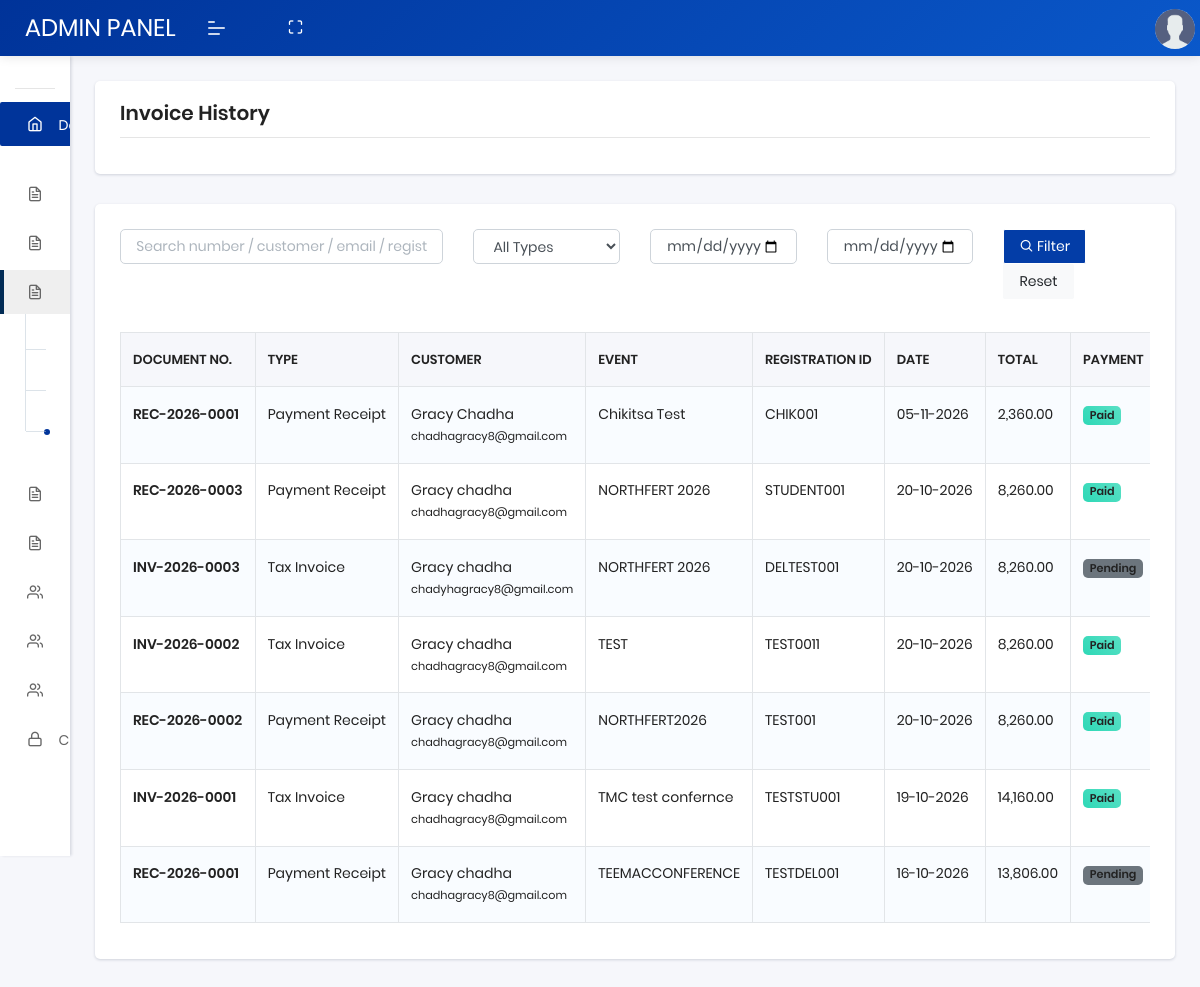
The page /manage-invoices.php (signed in) on the database its author committed.
### tables this page shows
CREATE TABLE `invoices` (
  `id` int(11) NOT NULL,
  `document_number` varchar(50) NOT NULL,
  `document_type` enum('invoice','receipt') NOT NULL DEFAULT 'invoice',
  `company_profile_id` int(11) DEFAULT NULL,
  `document_date` date NOT NULL,
  `company_snapshot` longtext DEFAULT NULL COMMENT 'JSON snapshot of company profile',
  `customer_name` varchar(200) NOT NULL,
  `customer_email` varchar(150) DEFAULT NULL,
  `customer_contact` varchar(30) DEFAULT NULL,
  `billing_address` varchar(255) DEFAULT NULL,
  `customer_category` varchar(100) DEFAULT NULL,
  `event_name` varchar(255) DEFAULT NULL,
  `registration_id` varchar(100) DEFAULT NULL,
  `payment_reference` varchar(100) DEFAULT NULL,
  `payment_mode` varchar(50) DEFAULT NULL,
  `utr_reference` varchar(100) DEFAULT NULL,
  `subtotal` decimal(12,2) NOT NULL DEFAULT 0.00,
  `discount_label` varchar(100) DEFAULT NULL,
  `discount_percent` decimal(5,2) NOT NULL DEFAULT 0.00,
  `discount_amount` decimal(12,2) NOT NULL DEFAULT 0.00,
  `taxable_amount` decimal(12,2) NOT NULL DEFAULT 0.00,
  `tax_label` varchar(50) NOT NULL DEFAULT 'GST',
  `tax_rate` decimal(5,2) NOT NULL DEFAULT 0.00,
  `tax_included` tinyint(1) NOT NULL DEFAULT 0,
  `tax_amount` decimal(12,2) NOT NULL DEFAULT 0.00,
  `grand_total` decimal(12,2) NOT NULL DEFAULT 0.00,
  `amount_in_words` varchar(500) DEFAULT NULL,
  `amount_received` decimal(12,2) NOT NULL DEFAULT 0.00,
  `payment_date` date DEFAULT NULL,
  `payment_status` varchar(20) NOT NULL DEFAULT 'pending' COMMENT 'pending|partial|paid',
  `status` varchar(20) NOT NULL DEFAULT 'issued' COMMENT 'issued|void',
  `void_reason` text DEFAULT NULL,
  `voided_by` int(11) DEFAULT NULL COMMENT 'admin._id',
  `voided_at` datetime DEFAULT NULL,
  `notes` text DEFAULT NULL,
  `created_by` int(11) DEFAULT NULL COMMENT 'admin._id',
  `created_at` timestamp NOT NULL DEFAULT current_timestamp(),
  `updated_at` timestamp NOT NULL DEFAULT current_timestamp() ON UPDATE current_timestamp()
);

### invoice_helpers.php (called while the page is built, shortened)
<?php
if (file_exists(__DIR__ . '/abstract_helpers.php')) {
    require_once __DIR__ . '/abstract_helpers.php';
}
if (!function_exists('invoice_type_label')) {
    function invoice_type_label($type)
    {
        return ($type === 'receipt') ? 'Payment Receipt' : 'Tax Invoice';
    }
}
if (!function_exists('invoice_payment_status_label')) {
    function invoice_payment_status_label($status)
    {
        $map = [
            'paid'    => ['label' => 'Paid', 'class' => 'badge bg-success'],
            'partial' => ['label' => 'Partial', 'class' => 'badge bg-warning text-dark'],
            'pending' => ['label' => 'Pending', 'class' => 'badge bg-secondary'],
        ];
        return $map[$status] ?? ['label' => ucfirst((string) $status), 'class' => 'badge bg-secondary'];
    }
}

### manage-invoices.php (the view, shortened to what this page needs)
<?php
include("db/config.php");
include("abstract_helpers.php");
include("invoice_helpers.php");
$search    = trim($_GET['search'] ?? '');
$typeFilter = $_GET['type'] ?? '';
$dateFrom  = trim($_GET['date_from'] ?? '');
$dateTo    = trim($_GET['date_to'] ?? '');
$page      = max(1, (int) ($_GET['page'] ?? 1));
$perPage   = 15;
$where  = [];
$params = [];
$types  = '';
$whereSql = $where ? (' WHERE ' . implode(' AND ', $where)) : '';
$offset = ($page - 1) * $perPage;
$sql = "SELECT i.*, a.username AS created_by_name
        FROM invoices i
        LEFT JOIN admin a ON a._id = i.created_by" . $whereSql . "
        ORDER BY i.id DESC LIMIT ? OFFSET ?";
$stmt = $db->prepare($sql);
$fetchParams = $params;
$fetchTypes  = $types . 'ii';
$fetchParams[] = $perPage;
$fetchParams[] = $offset;
$stmt->bind_param($fetchTypes, ...$fetchParams);
$stmt->execute();
$rows = $stmt->get_result();
$invoices = [];
while ($r = $rows->fetch_assoc()) {
    $invoices[] = $r;
}
?>
<!DOCTYPE html>
<html lang="en">
<head>
    <link rel="stylesheet" href="assets/css/style.css">
    <?php echo abstract_swal_css(); ?>
</head>
<body>
    <?php include("header.php"); ?>
    <?php include("navbar.php"); ?>
    <section class="pcoded-main-container">
        <div class="pcoded-content">
            <div class="page-header">
                <div class="page-block">
                    <div class="row align-items-center">
                        <div class="col-md-12">
                            <div class="page-header-title">
                                <h5 class="m-b-10">Invoice History</h5>
                            </div>
                        </div>
                    </div>
                </div>
            </div>
            <div class="row">
                <div class="col-sm-12">
                    <div class="card">
                        <div class="card-header">
                            <form method="get" action="" class="row">
                                <div class="col-md-4 mb-2">
                                    <input type="text" name="search" class="form-control" placeholder="Search number / customer / email / registration ID" value="<?php echo htmlspecialchars($search); ?>">
                                </div>
                                <div class="col-md-2 mb-2">
                                    <select name="type" class="form-control">
                                        <option value="">All Types</option>
                                    </select>
                                </div>
                                <div class="col-md-2 mb-2">
                                    <input type="date" name="date_from" class="form-control" value="<?php echo htmlspecialchars($dateFrom); ?>" title="From date">
                                </div>
                                <div class="col-md-2 mb-2">
                                    <input type="date" name="date_to" class="form-control" value="<?php echo htmlspecialchars($dateTo); ?>" title="To date">
                                </div>
                                <div class="col-md-2 mb-2">
                                    <button type="submit" class="btn btn-secondary"><i class="feather icon-search"></i> Filter</button>
                                    <a href="manage-invoices.php" class="btn btn-light">Reset</a>
                                </div>
                            </form>
                        </div>
                        <div class="card-body">
                            <div class="table-responsive">
                                <table class="table table-striped table-bordered">
                                    <thead>
                                        <tr>
                                            <th>Document No.</th>
                                            <th>Type</th>
                                            <th>Customer</th>
                                            <th>Event</th>
                                            <th>Registration ID</th>
                                            <th>Date</th>
                                            <th>Total</th>
                                            <th>Payment</th>
                                        </tr>
                                    </thead>
                                    <tbody>
                                        <?php if (!$invoices): ?>
                                            <tr>
                                                <td colspan="11" class="text-center text-muted py-4">
                                                    No documents found. <?php echo ($search || $typeFilter || $dateFrom || $dateTo) ? 'Try adjusting your filters.' : 'Create your first invoice or receipt from <a href="create-invoice.php">Create Invoice / Receipt</a>.'; ?>
                                                </td>
                                            </tr>
                                        <?php else: foreach ($invoices as $inv):
                                            $pstatus = invoice_payment_status_label($inv['payment_status']);
                                        ?>
                                            <tr>
                                                <td><strong><?php echo htmlspecialchars($inv['document_number']); ?></strong></td>
                                                <td><?php echo htmlspecialchars(invoice_type_label($inv['document_type'])); ?></td>
                                                <td><?php echo htmlspecialchars($inv['customer_name']); ?><br><small><?php echo htmlspecialchars($inv['customer_email']); ?></small></td>
                                                <td><?php echo htmlspecialchars($inv['event_name'] ?: '-'); ?></td>
                                                <td><?php echo htmlspecialchars($inv['registration_id'] ?: '-'); ?></td>
                                                <td><?php echo htmlspecialchars(date('d-m-Y', strtotime($inv['document_date']))); ?></td>
                                                <td><?php echo htmlspecialchars(number_format((float) $inv['grand_total'], 2)); ?></td>
                                                <td><span class="<?php echo $pstatus['class']; ?>"><?php echo htmlspecialchars($pstatus['label']); ?></span></td>
                                            </tr>
                                        <?php endforeach; endif; ?>
                                    </tbody>
                                </table>
                            </div>
                        </div>
                    </div>
                </div>
            </div>
        </div>
    </section>
</body>
</html>

### rows shown on the page
invoices: document_number "REC-2026-0001", document_type "Payment Receipt", customer_name "Gracy Chadha", customer_email "chadhagracy8@gmail.com", event_name "Chikitsa Test", registration "CHIK001", document_date "05-11-2026", grand_total "2,360.00", payment_status "Paid"
invoices: document_number "REC-2026-0003", document_type "Payment Receipt", customer_name "Gracy chadha", customer_email "chadhagracy8@gmail.com", event_name "NORTHFERT 2026", registration "STUDENT001", document_date "20-10-2026", grand_total "8,260.00", payment_status "Paid"
invoices: document_number "INV-2026-0003", document_type "Tax Invoice", customer_name "Gracy chadha", customer_email "chadyhagracy8@gmail.com", event_name "NORTHFERT 2026", registration "DELTEST001", document_date "20-10-2026", grand_total "8,260.00", payment_status "Pending"
invoices: document_number "INV-2026-0002", document_type "Tax Invoice", customer_name "Gracy chadha", customer_email "chadhagracy8@gmail.com", event_name "TEST", registration "TEST0011", document_date "20-10-2026", grand_total "8,260.00", payment_status "Paid"
invoices: document_number "REC-2026-0002", document_type "Payment Receipt", customer_name "Gracy chadha", customer_email "chadhagracy8@gmail.com", event_name "NORTHFERT2026", registration "TEST001", document_date "20-10-2026", grand_total "8,260.00", payment_status "Paid"
invoices: document_number "INV-2026-0001", document_type "Tax Invoice", customer_name "Gracy chadha", customer_email "chadhagracy8@gmail.com", event_name "TMC test confernce", registration "TESTSTU001", document_date "19-10-2026", grand_total "14,160.00", payment_status "Paid"
invoices: document_number "REC-2026-0001", document_type "Payment Receipt", customer_name "Gracy chadha", customer_email "chadhagracy8@gmail.com", event_name "TEEMACCONFERENCE", registration "TESTDEL001", document_date "16-10-2026", grand_total "13,806.00", payment_status "Pending"
